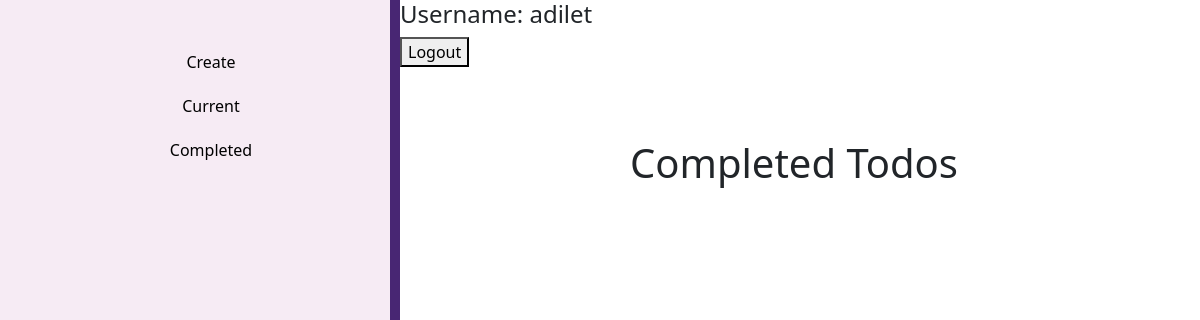
The page /completed/ (signed in) on the database as committed earlier.
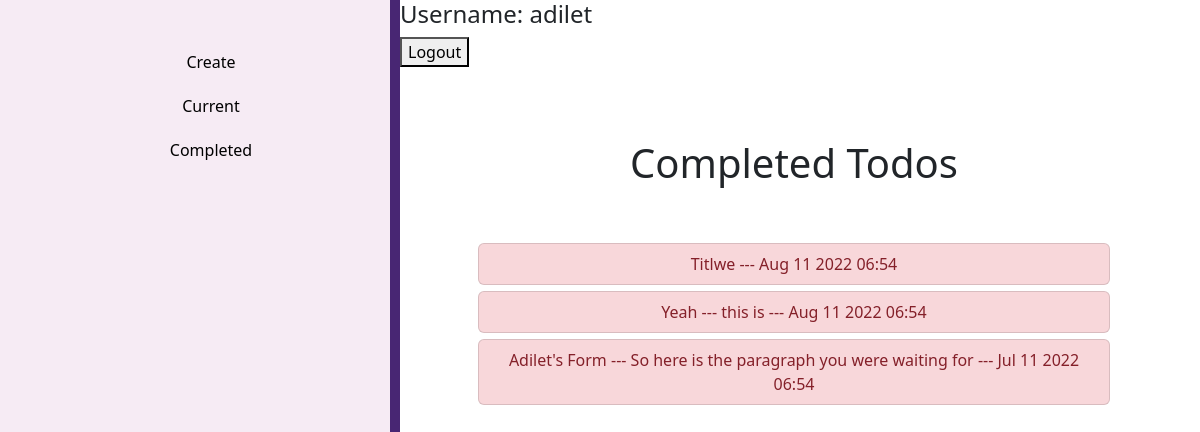
The same page on the database as committed later.
### todo/models.py (models this page shows, shortened)
class Todo(models.Model):
    title = models.CharField(max_length=100)
    description = models.TextField(blank=True)
    created = models.DateTimeField(auto_now_add=True)
    deadline = models.DateTimeField(null=True, blank=True)
    important = models.BooleanField(default=False)
    user = models.ForeignKey(User, on_delete=models.CASCADE)

### todo/views.py (the view)
# urls.py: path('completed/', views.completedtodos, name='completedtodos'),
@login_required
def completedtodos(request):
    todos = Todo.objects.filter(user=request.user, deadline__isnull=False).order_by('-deadline')
    return render(request, 'todo/completedtodos.html', {'todos':todos})

### todo/templates/todo/completedtodos.html
{% extends 'todo/base.html' %}
{% load static %}
{% block content %}
<h1> Completed Todos </h1>
<br><br>
<div class="row justify-content-center">
    {% for todo in todos %}
    <div class="col-md-10">
        <div class="list-group">
            <a href="{% url 'viewtodo' todo.id %}" class="list-group-item list-group-item-action{% if todo.important %} list-group-item-danger{% endif %}">
                {{ todo.title }} {% if todo.description %} --- {{ todo.description }}{% endif %} --- {{ todo.deadline|date:'M j Y H:i' }}</a>
        </div>
    </div>
    <br><br>
    {% endfor %}
</div>
{% endblock %}

Rows that differ between the two databases and show on the page:
added Todo: title "Titlwe", deadline "Aug 11 2022 06:54"
added Todo: title "Yeah", description "this is", deadline "Aug 11 2022 06:54"
now on this page (row edited): Todo: title "Adilet's Form", description "So here is the paragraph you were waiting for", deadline "Jul 11 2022 06:54"
